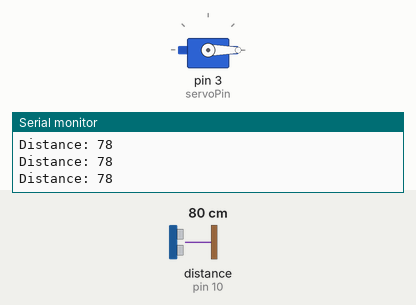
This sketch was run on a simulated Arduino Uno, built with avr-gcc and run on an emulated ATmega328P. Parts: servo, the last lines printed to the serial monitor. Wiring (inferred from the names in the program): ultrasonic range finder: trigger pin 9; echo pin 10. The test bench sets the inputs (shaded band); at power-on: distance to the obstacle (sensor on pin 10) 80 cm. The echo pulse lasts 58.3 µs per cm.

Above: at 1.2 s.
1.3 s: distance to the obstacle (sensor on pin 10) set to 22 cm
2.8 s: distance to the obstacle (sensor on pin 10) set to 18 cm
At 4.0 s:
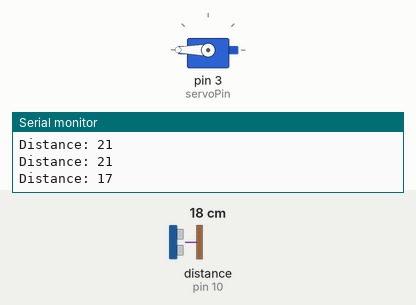
5.8 s: distance to the obstacle (sensor on pin 10) set to 35 cm
At 8.2 s:
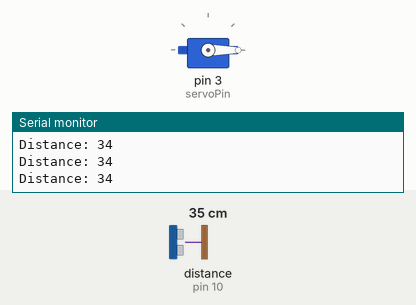
8.5 s: distance to the obstacle (sensor on pin 10) set to 2 cm
At 9.8 s:
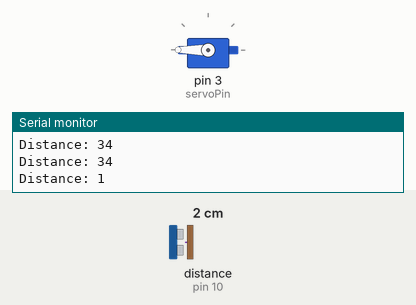
Timing chart, 0 to 12.1 s (numbered marks = the images above; inputs shaded):
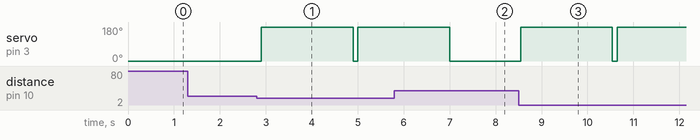

Measured:
- the behaviour switches between 21 and 20 cm on distance to the obstacle (sensor on pin 10) (found by bisection; images 0 and 1)
- after the input at 2.8 s, servo on pin 3 (servoPin): 0° → 180° after 0.10 s, → 0° 2.0 s later, → 180° 0.10 s later
- after the input at 5.8 s, servo on pin 3 (servoPin): goes on until 7.0 s, then stays 0°
- after the input at 8.5 s, servo on pin 3 (servoPin): 0° → 180° at once, → 0° 2.0 s later, → 180° 0.10 s later

The sketch:

smart_dustbin.ino
```cpp
#include <Servo.h>

const int trigPin = 9;
const int echoPin = 10;
const int servoPin = 3;

Servo lidServo;

long duration;
int distance;

void setup() {
  pinMode(trigPin, OUTPUT);
  pinMode(echoPin, INPUT);
  lidServo.attach(servoPin);
  lidServo.write(0); // Initial closed position
  Serial.begin(9600);
}

void loop() {
  // Send ultrasonic pulse
  digitalWrite(trigPin, LOW);
  delayMicroseconds(2);
  digitalWrite(trigPin, HIGH);
  delayMicroseconds(10);
  digitalWrite(trigPin, LOW);

  // Read echo time
  duration = pulseIn(echoPin, HIGH);
  distance = duration * 0.034 / 2;

  Serial.print("Distance: ");
  Serial.println(distance);

  if (distance > 0 && distance < 20) { // If hand is within 20 cm
    lidServo.write(180); // Open lid
    delay(2000);         // Wait 2 seconds
    lidServo.write(0);  // Close lid
  }

  delay(100);
}
```
